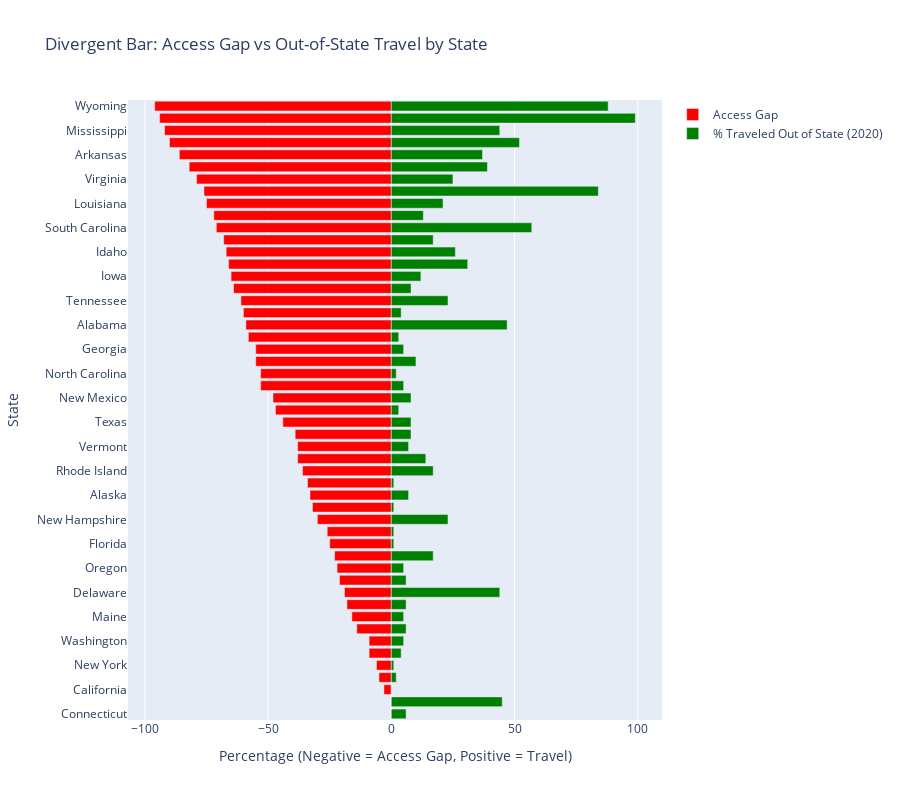

This figure's notebook cell:
### Code cell
import plotly.graph_objects as go

# Sort states by Access Gap
df_sorted = df.sort_values('Access Gap', ascending=True)

# Flip one metric (so bars go opposite directions)
travel = df_sorted['% of residents obtaining abortions who traveled out of state for care, 2020']
access_gap = -df_sorted['Access Gap']

fig_div = go.Figure()

fig_div.add_trace(go.Bar(
    x=access_gap,
    y=df_sorted['U.S. State'],
    name='Access Gap',
    orientation='h',
    marker_color='red'
))

fig_div.add_trace(go.Bar(
    x=travel,
    y=df_sorted['U.S. State'],
    name='% Traveled Out of State (2020)',
    orientation='h',
    marker_color='green'
))

fig_div.update_layout(
    title="Divergent Bar: Access Gap vs Out-of-State Travel by State",
    xaxis=dict(title='Percentage (Negative = Access Gap, Positive = Travel)', zeroline=True),
    yaxis=dict(title='State'),
    barmode='relative',  # required for divergent layout
    height=800
)

fig_div.show()

### Figure 1 — Plotly figure (JSON) as saved in the notebook; plotly's stock layout.template omitted (floating-point values rounded to 4 significant figures)
{"data": [{"marker": {"color": "red"}, "name": "Access Gap", "orientation": "h", "type": "bar", "x": [0, 0, -3, -5, -6, -9, -9, -14, -16, -18, -19, -21, -22, -23, -25, -26, -30, -32, -33, -34, -36, -38, -38, -39, -44, -47, -48, -53, -53, -55, -55, -58, -59, -60, -61, -64, -65, -66, -67, -68, -71, -72, -75, -76, -79, -82, -86, -90, -92, -94, -96], "y": ["Connecticut", "District of Columbia", "California", "Hawaii", "New York", "Nevada", "Washington", "Massachusetts", "Maine", "Arizona", "Delaware", "New Jersey", "Oregon", "Maryland", "Florida", "Colorado", "New Hampshire", "Illinois", "Alaska", "Michigan", "Rhode Island", "Pennsylvania", "Vermont", "Nebraska", "Texas", "Montana", "New Mexico", "Oklahoma", "North Carolina", "Ohio", "Georgia", "Minnesota", "Alabama", "Kansas", "Tennessee", "Utah", "Iowa", "Indiana", "Idaho", "Wisconsin", "South Carolina", "North Dakota", "Louisiana", "South Dakota", "Virginia", "Kentucky", "Arkansas", "West Virginia", "Mississippi", "Missouri", "Wyoming"]}, {"marker": {"color": "green"}, "name": "% Traveled Out of State (2020)", "orientation": "h", "type": "bar", "x": [6, 45, 0, 2, 1, 4, 5, 6, 5, 6, 44, 6, 5, 17, 1, 1, 23, 1, 7, 1, 17, 14, 7, 8, 8, 3, 8, 5, 2, 10, 5, 3, 47, 4, 23, 8, 12, 31, 26, 17, 57, 13, 21, 84, 25, 39, 37, 52, 44, 99, 88], "y": ["Connecticut", "District of Columbia", "California", "Hawaii", "New York", "Nevada", "Washington", "Massachusetts", "Maine", "Arizona", "Delaware", "New Jersey", "Oregon", "Maryland", "Florida", "Colorado", "New Hampshire", "Illinois", "Alaska", "Michigan", "Rhode Island", "Pennsylvania", "Vermont", "Nebraska", "Texas", "Montana", "New Mexico", "Oklahoma", "North Carolina", "Ohio", "Georgia", "Minnesota", "Alabama", "Kansas", "Tennessee", "Utah", "Iowa", "Indiana", "Idaho", "Wisconsin", "South Carolina", "North Dakota", "Louisiana", "South Dakota", "Virginia", "Kentucky", "Arkansas", "West Virginia", "Mississippi", "Missouri", "Wyoming"]}], "layout": {"barmode": "relative", "height": 800, "title": {"text": "Divergent Bar: Access Gap vs Out-of-State Travel by State"}, "xaxis": {"title": {"text": "Percentage (Negative = Access Gap, Positive = Travel)"}, "zeroline": true}, "yaxis": {"title": {"text": "State"}}}}
